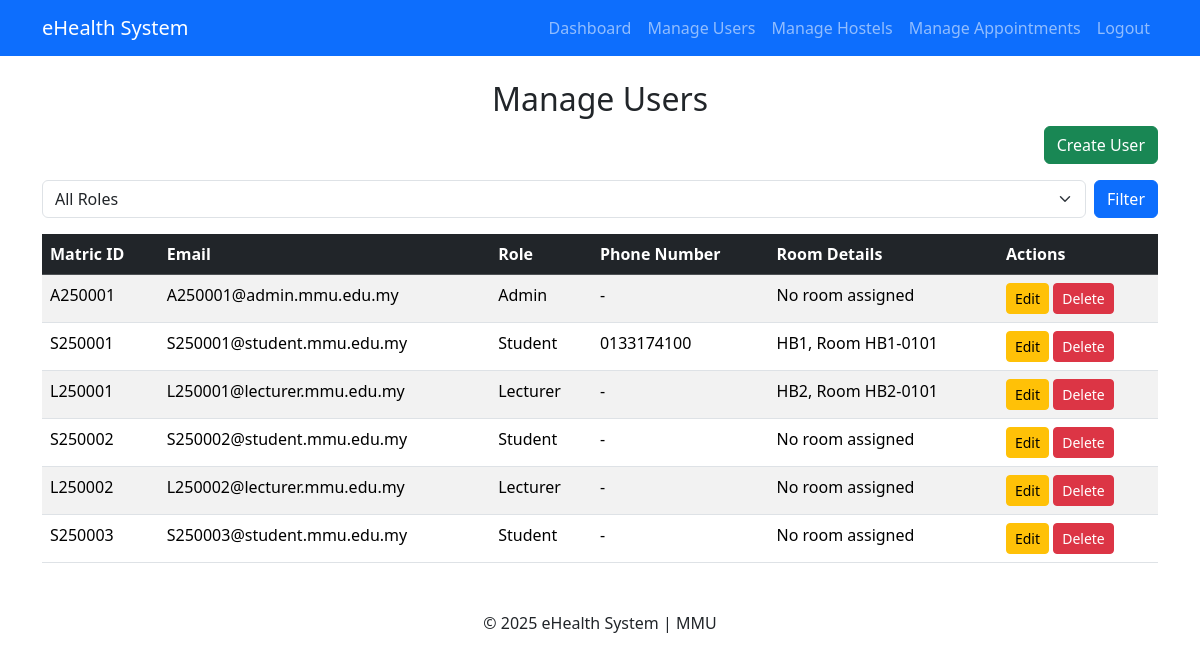
The page /users/manage/ (signed in) on the database as committed earlier.
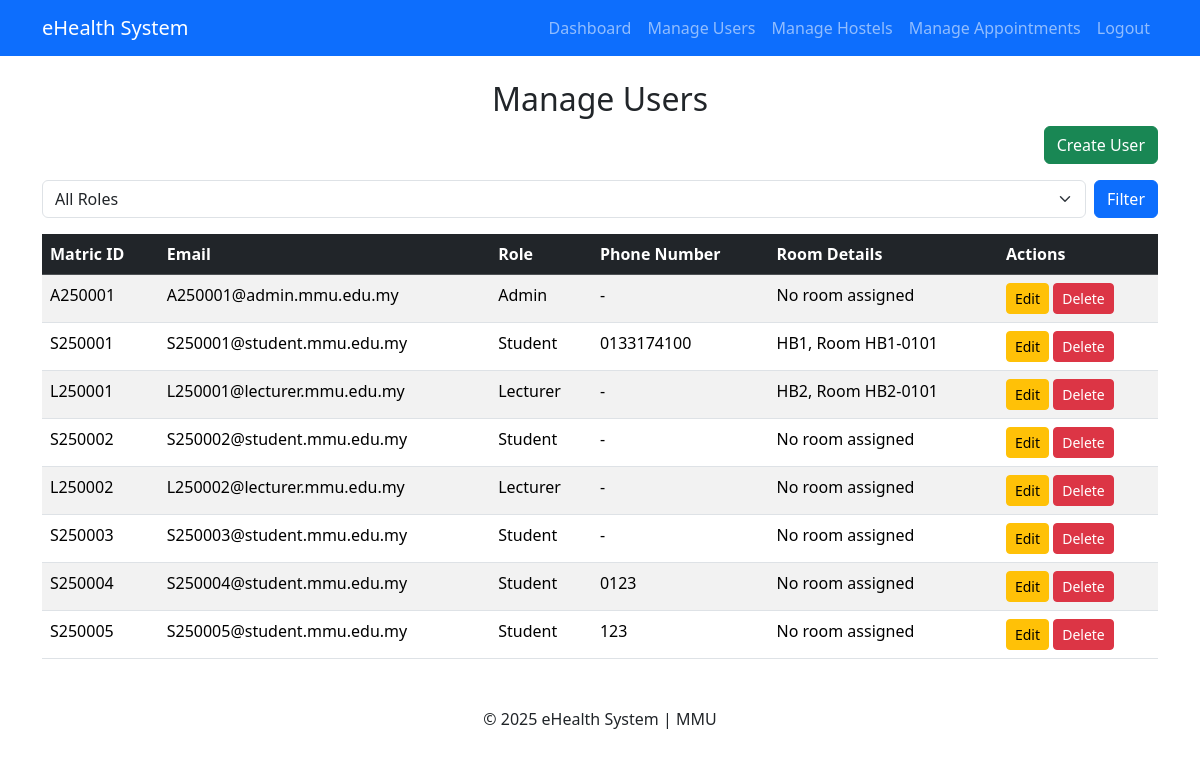
The same page on the database as committed later.
### users/models.py (models this page shows, shortened)
class CustomUser(AbstractUser):
    username = None  # Remove the default username field
    ROLE_CHOICES = [
        ('student', 'Student'),
        ('lecturer', 'Lecturer'),
        ('staff', 'University Staff'),
        ('admin', 'Admin'),
        ('superadmin', 'Superadmin'),
    ]
    role = models.CharField(max_length=20, choices=ROLE_CHOICES, default='student')
    matric_id = models.CharField(max_length=20, unique=True)
    full_name = models.CharField(max_length=100, blank=True, null=True)
    phone_number = models.CharField(max_length=15, blank=True, null=True)
    USERNAME_FIELD = 'matric_id'
    REQUIRED_FIELDS = ['email']
    objects = CustomUserManager()

### users/views.py (the view)
# urls.py: path('manage/', views.manage_users, name='manage_users'),
@login_required
def manage_users(request):
    if request.user.role not in ['superadmin', 'admin']:
        messages.error(request, "You are not authorized to manage users.")
        return redirect('dashboard')
    role_filter = request.GET.get('role', 'all')
    users = CustomUser.objects.exclude(role='superadmin') if role_filter == 'all' else CustomUser.objects.filter(role=role_filter)
    for user in users:
        room = Room.objects.filter(resident=user).first()
        user.room_details = f"{room.hostel.block}, Room {room.number}" if room else "No room assigned"
    return render(request, 'users/manage_users.html', {'users': users, 'role_filter': role_filter})

### users/templates/users/manage_users.html (shortened to what this page needs)
{% extends 'base.html' %}
{% block content %}
<h2 class="text-center">Manage Users</h2>
<div class="mb-3 text-end">
    <a href="{% url 'create_user' %}" class="btn btn-success">Create User</a>
</div>
<div class="mb-3">
    <form method="get" class="d-flex">
        <select name="role" class="form-select me-2">
            <option value="all" {% if role_filter == 'all' %}selected{% endif %}>All Roles</option>
        </select>
        <button type="submit" class="btn btn-primary">Filter</button>
    </form>
</div>
<table class="table table-striped">
    <thead class="table-dark">
        <tr>
            <th>Matric ID</th>
            <th>Email</th>
            <th>Role</th>
            <th>Phone Number</th>
            <th>Room Details</th>
            <th>Actions</th>
        </tr>
    </thead>
    <tbody>
        {% for user in users %}
            <tr>
                <td>{{ user.matric_id }}</td>
                <td>{{ user.email }}</td>
                <td>{{ user.get_role_display }}</td>
                <td>{{ user.phone_number|default:'-' }}</td>
                <td>{{ user.room_details }}</td>
                <td>
                    <a href="{% url 'update_user' user.id %}" class="btn btn-warning btn-sm">Edit</a>
                    <a href="{% url 'delete_user' user.id %}" class="btn btn-danger btn-sm"
                       onclick="return confirm('Are you sure you want to delete this user?');">Delete</a>
                </td>
            </tr>
        {% empty %}
            <tr>
                <td colspan="6" class="text-center">No users found for the selected role.</td>
            </tr>
        {% endfor %}
    </tbody>
</table>
{% endblock %}

Rows that differ between the two databases and show on the page:
added CustomUser: matric_id "S250004", email "S250004@student.mmu.edu.my", role "Student", phone_number "0123", room_details "No room assigned"
added CustomUser: matric_id "S250005", email "S250005@student.mmu.edu.my", role "Student", phone_number "123", room_details "No room assigned"
